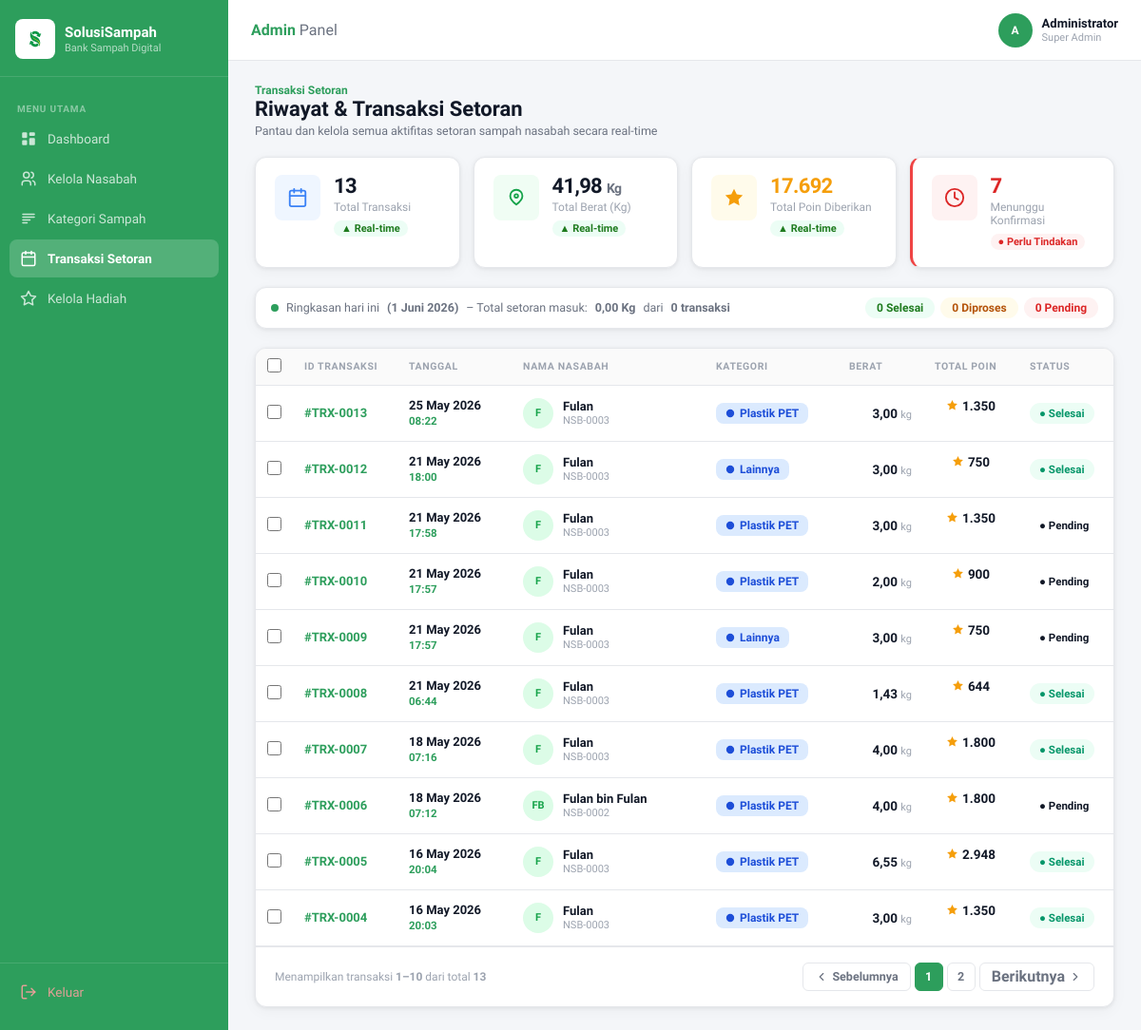
/admin/transaksi_setoran.php (signed in), run on the app's committed database.
### tables this page shows
CREATE TABLE `transaksi_setor` (
  `id_setor` int(11) NOT NULL,
  `id_admin` int(11) NOT NULL,
  `id_profile` int(11) NOT NULL,
  `id_kategori` int(11) NOT NULL,
  `berat` float NOT NULL,
  `poin` int(11) NOT NULL DEFAULT 0,
  `tgl_setor` datetime DEFAULT current_timestamp(),
  `status` enum('pending','claimed') DEFAULT 'pending',
  `catatan` varchar(255) DEFAULT NULL
);

CREATE TABLE `nasabah` (
  `id_nasabah` int(11) NOT NULL,
  `id_account` int(11) NOT NULL,
  `nama_lengkap` varchar(100) DEFAULT NULL,
  `alamat` text DEFAULT NULL,
  `no_telp` varchar(15) DEFAULT NULL,
  `total_poin` int(11) DEFAULT 0
);

CREATE TABLE `kategori_sampah` (
  `id_kategori` int(11) NOT NULL,
  `nama_sampah` varchar(50) NOT NULL,
  `poin_per_kg` int(11) NOT NULL,
  `deskripsi` text DEFAULT NULL
);

### admin/transaksi_setoran.php (the view, shortened to what this page needs)
<?php
$bulan = array(
    1 => 'Januari', 'Februari', 'Maret', 'April', 'Mei', 'Juni',
    'Juli', 'Agustus', 'September', 'Oktober', 'November', 'Desember'
);
$tanggal_hari_ini = date('j') . ' ' . $bulan[(int)date('m')] . ' ' . date('Y');
include '../includes/config.php';
$query_total = "SELECT COUNT(*) as total_transaksi, SUM(berat) as total_berat, SUM(poin) as total_poin FROM transaksi_setor";
$result_total = mysqli_query($conn, $query_total);
$row_total = mysqli_fetch_assoc($result_total);
$total_transaksi = $row_total['total_transaksi'] ?? 0;
$total_berat = $row_total['total_berat'] ?? 0;
$total_poin = $row_total['total_poin'] ?? 0;
$query_pending = "SELECT COUNT(*) as menunggu_konfirmasi FROM transaksi_setor WHERE status = 'pending'";
$result_pending = mysqli_query($conn, $query_pending);
$row_pending = mysqli_fetch_assoc($result_pending);
$menunggu_konfirmasi = $row_pending['menunggu_konfirmasi'] ?? 0;
$query_today = "SELECT COUNT(*) as jumlah_transaksi, SUM(berat) as berat_hari_ini FROM transaksi_setor WHERE DATE(tgl_setor) = CURDATE()";
$result_today = mysqli_query($conn, $query_today);
$row_today = mysqli_fetch_assoc($result_today);
$jumlah_transaksi = $row_today['jumlah_transaksi'] ?? 0;
$berat_hari_ini = $row_today['berat_hari_ini'] ?? 0;
$status_counts = ['selesai' => 0, 'diproses' => 0, 'pending' => 0];
$query_trx = "SELECT ts.*, n.nama_lengkap, n.id_nasabah, ks.nama_sampah, ks.poin_per_kg
              FROM transaksi_setor ts
              LEFT JOIN nasabah n ON ts.id_profile = n.id_nasabah
              LEFT JOIN kategori_sampah ks ON ts.id_kategori = ks.id_kategori
              ORDER BY ts.tgl_setor DESC";
$result = mysqli_query($conn, $query_trx);
?>
<!DOCTYPE html>
<html lang="id">
<head>
    <link rel="stylesheet" href="../css/dashboard_admin.css">
    <link rel="stylesheet" href="../css/transaksi_setoran.css">
</head>
<body>
<div class="app-wrapper">
    <?php $active_page = 'transaksi'; include '../includes/sidebar_admin.php'; ?>
    <div class="main-content">
        <?php include '../includes/header_admin.php'; ?>
        <div class="page-content">
            <div class="ts-title-row">
                <div>
                    <p class="page-breadcrumb-text">Transaksi Setoran</p>
                    <h1 class="page-title">Riwayat &amp; Transaksi Setoran</h1>
                    <p class="page-subtitle">Pantau dan kelola semua aktifitas setoran sampah nasabah secara real-time</p>
                </div>
            </div>
            <div class="ts-summary-row">
                <div class="ts-summary-card">
                    <div class="ts-summary-icon" style="background:#EFF6FF;color:#3B82F6;">
                        <svg width="22" height="22" viewBox="0 0 24 24" fill="none"><rect x="3" y="4" width="18" height="18" rx="2" stroke="currentColor" stroke-width="2"/><path d="M3 10h18M8 2v4M16 2v4" stroke="currentColor" stroke-width="2" stroke-linecap="round"/></svg>
                    </div>
                    <div class="ts-summary-body">
                        <p class="ts-summary-value"><?php echo number_format($total_transaksi, 0, ',', '.'); ?></p>
                        <p class="ts-summary-label">Total Transaksi</p>
                        <span class="ts-trend up">▲ Real-time</span>
                    </div>
                </div>
                <div class="ts-summary-card">
                    <div class="ts-summary-icon" style="background:#F0FDF4;color:#16A34A;">
                        <svg width="22" height="22" viewBox="0 0 24 24" fill="none"><path d="M12 3C8 3 5 6 5 10c0 3.5 2.5 6.5 7 10 4.5-3.5 7-6.5 7-10 0-4-3-7-7-7z" stroke="currentColor" stroke-width="2" stroke-linejoin="round"/><circle cx="12" cy="10" r="2" stroke="currentColor" stroke-width="2"/></svg>
                    </div>
                    <div class="ts-summary-body">
                        <p class="ts-summary-value"><?php echo number_format($total_berat, 2, ',', '.'); ?> <span class="ts-unit">Kg</span></p>
                        <p class="ts-summary-label">Total Berat (Kg)</p>
                        <span class="ts-trend up">▲ Real-time</span>
                    </div>
                </div>
                <div class="ts-summary-card">
                    <div class="ts-summary-icon" style="background:#FFFBEB;color:#F59E0B;">
                        <svg width="22" height="22" viewBox="0 0 24 24" fill="currentColor"><path d="M12 2l3.09 6.26L22 9.27l-5 4.87 1.18 6.88L12 17.77l-6.18 3.25L7 14.14 2 9.27l6.91-1.01L12 2z"/></svg>
                    </div>
                    <div class="ts-summary-body">
                        <p class="ts-summary-value ts-val-gold"><?php echo number_format($total_poin, 0, ',', '.'); ?></p>
                        <p class="ts-summary-label">Total Poin Diberikan</p>
                        <span class="ts-trend up">▲ Real-time</span>
                    </div>
                </div>
                <div class="ts-summary-card ts-summary-card-alert">
                    <div class="ts-summary-icon" style="background:#FEF2F2;color:#DC2626;">
                        <svg width="22" height="22" viewBox="0 0 24 24" fill="none"><circle cx="12" cy="12" r="10" stroke="currentColor" stroke-width="2"/><polyline points="12 6 12 12 16 14" stroke="currentColor" stroke-width="2" stroke-linecap="round" stroke-linejoin="round"/></svg>
                    </div>
                    <div class="ts-summary-body">
                        <p class="ts-summary-value ts-val-red"><?php echo $menunggu_konfirmasi; ?></p>
                        <p class="ts-summary-label">Menunggu Konfirmasi</p>
                        <span class="ts-alert-pill">● Perlu Tindakan</span>
                    </div>
                </div>
            </div>
            <div class="ts-info-strip">
                <div class="ts-info-left">
                    <span class="ts-info-dot"></span>
                    Ringkasan hari ini <strong>(<?php echo $tanggal_hari_ini; ?>)</strong> – Total setoran masuk:
                    <strong><?php echo number_format($berat_hari_ini, 2, ',', '.'); ?> Kg</strong> dari <strong><?php echo $jumlah_transaksi; ?> transaksi</strong>
                </div>
                <div class="ts-info-right">
                    <span class="ts-chip selesai"><?php echo $status_counts['selesai']; ?> Selesai</span>
                    <span class="ts-chip diproses"><?php echo $status_counts['diproses']; ?> Diproses</span>
                    <span class="ts-chip pending"><?php echo $status_counts['pending']; ?> Pending</span>
                </div>
            </div>
            <div class="ts-table-panel">
                <div class="table-wrapper">
                    <table class="data-table ts-table">
                        <thead>
                            <tr>
                                <th class="ts-th-cb">
                                    <input type="checkbox" class="ts-cb">
                                </th>
                                <th class="ts-th-id">ID TRANSAKSI</th>
                                <th class="ts-th-tgl">TANGGAL</th>
                                <th class="ts-th-nasabah">NAMA NASABAH</th>
                                <th class="ts-th-kat">KATEGORI</th>
                                <th class="ts-th-berat">BERAT</th>
                                <th class="ts-th-poin">TOTAL POIN</th>
                                <th class="ts-th-status">STATUS</th>
                            </tr>
                        </thead>
                        <tbody>
                            <?php if(mysqli_num_rows($result) > 0): ?>
                                <?php while ($row = mysqli_fetch_assoc($result)):
                                    $poin = $row['poin'] > 0 ? $row['poin'] : ($row['berat'] * ($row['poin_per_kg'] ?? 0));
                                    $nama_parts = explode(' ', trim($row['nama_lengkap'] ?? 'Nasabah'));
                                    $initials = strtoupper(substr($nama_parts[0], 0, 1));
                                    if (count($nama_parts) > 1) {
                                        $initials .= strtoupper(substr($nama_parts[1], 0, 1));
                                    }
                                    $status_class = strtolower($row['status']) == 'claimed' ? 'selesai' : 'pending';
                                    $status_text = strtolower($row['status']) == 'claimed' ? 'Selesai' : 'Pending';
                                    $kategori_class = strtolower(explode(' ', $row['nama_sampah'] ?? '')[0]);
                                    if (!in_array($kategori_class, ['plastik', 'kertas', 'logam', 'kaca'])) {
                                        $kategori_class = 'plastik';
                                    }
                                    $tgl = strtotime($row['tgl_setor']);
                                    $tgl_date = date('j M Y', $tgl);
                                    $tgl_time = date('H:i', $tgl);
                                ?>
                                <tr data-id="#TRX-<?php echo str_pad($row['id_setor'], 4, '0', STR_PAD_LEFT); ?>"
                                    data-date="<?php echo date('Y-m-d H:i:s', $tgl); ?>"
                                    data-nasabah="<?php echo htmlspecialchars($row['nama_lengkap'] ?? ''); ?>"
                                    data-kategori="<?php echo htmlspecialchars($row['nama_sampah'] ?? ''); ?>"
                                    data-berat="<?php echo $row['berat']; ?>"
                                    data-poin="<?php echo $poin; ?>"
                                    data-status="<?php echo $status_text; ?>">
                                    <td class="ts-td-cb"><input type="checkbox" class="ts-cb"></td>
                                    <td class="ts-td-id">#TRX-<?php echo str_pad($row['id_setor'], 4, '0', STR_PAD_LEFT); ?></td>
                                    <td class="ts-td-tgl">
                                        <p class="ts-tgl-date"><?php echo $tgl_date; ?></p>
                                        <p class="ts-tgl-time"><?php echo $tgl_time; ?></p>
                                    </td>
                                    <td>
                                        <div class="nasabah-cell">
                                            <div class="nasabah-avatar" style="background:#DCFCE7;color:#16A34A;"><?php echo $initials; ?></div>
                                            <div class="nasabah-info">
                                                <span class="nasabah-name"><?php echo htmlspecialchars($row['nama_lengkap'] ?? 'Nasabah'); ?></span>
                                                <span class="nasabah-id">NSB-<?php echo str_pad($row['id_nasabah'] ?? 0, 4, '0', STR_PAD_LEFT); ?></span>
                                            </div>
                                        </div>
                                    </td>
                                    <td><span class="ts-kat-badge <?php echo $kategori_class; ?>">
                                        <svg width="10" height="10" viewBox="0 0 24 24" fill="currentColor"><circle cx="12" cy="12" r="10"/></svg>
                                        <?php echo htmlspecialchars($row['nama_sampah'] ?? 'Lainnya'); ?>
                                    </span></td>
                                    <td class="ts-td-berat"><?php echo number_format($row['berat'], 2, ',', '.'); ?> <span class="ts-unit-small">kg</span></td>
                                    <td class="ts-td-poin">
                                        <svg width="13" height="13" viewBox="0 0 24 24" fill="#F59E0B"><path d="M12 2l3.09 6.26L22 9.27l-5 4.87 1.18 6.88L12 17.77l-6.18 3.25L7 14.14 2 9.27l6.91-1.01L12 2z"/></svg>
                                        <?php echo number_format($poin, 0, ',', '.'); ?>
                                    </td>
                                    <td><span class="status-badge <?php echo $status_class; ?>">● <?php echo $status_text; ?></span></td>
                                </tr>
                                <?php endwhile; ?>
                            <?php endif; ?>
                        </tbody>
                    </table>
                </div>
                <div class="table-footer" style="margin: 0; padding: 16px 20px; border-top: 1px solid var(--border-color);">
                    <span class="table-info"></span>
                    <div class="pagination"></div>
                </div>
            </div>
        </div>
    </div>
</div>
</body>
</html>

### css/dashboard_admin.css (style rules this page uses)
:root { --green-primary: #2d9e5c; --green-dark: #1E7B1E; --green-light: #E8F5E8; --green-sidebar: #1A7A1A; --blue-light: #EFF6FF; --blue-accent: #3B82F6; --yellow-light: #FFFBEB; --yellow-accent: #F59E0B; --white: #FFFFFF; --bg-main: #F4F6F9; --border-color: #E5E7EB; --text-primary: #111827; --text-secondary: #6B7280; --text-muted: #9CA3AF; --sidebar-width: 240px; --header-height: 64px; --radius-sm: 8px; --radius-md: 12px; --radius-lg: 16px; --shadow-card: 0 1px 4px rgba(0,0,0,0.07), 0 4px 16px rgba(0,0,0,0.04); }
*, *::before, *::after { box-sizing: border-box; margin: 0; padding: 0; }
html, body { height: 100%; }
body { font-family: 'Plus Jakarta Sans', sans-serif; font-size: 14px; color: var(--text-primary); background-color: var(--bg-main); -webkit-font-smoothing: antialiased; }
button, input, select { font-family: inherit; font-size: inherit; }
.app-wrapper { display: flex; height: 100vh; overflow: hidden; }
.main-content { flex: 1; display: flex; flex-direction: column; height: 100%; overflow: hidden; min-width: 0; min-height: 0; }
.page-content { flex: 1; overflow-y: auto; padding: 24px 28px; height: 100%; display: flex; flex-direction: column; gap: 20px; min-height: 0; }
.page-content > * { flex-shrink: 0; }
.page-breadcrumb-text { font-size: 12px; color: var(--green-primary); font-weight: 600; }
.page-title { font-size: 22px; font-weight: 800; color: var(--text-primary); line-height: 1.2; }
.page-subtitle { font-size: 12.5px; color: var(--text-secondary); margin-top: 2px; }
.table-wrapper { overflow-x: auto; }
.data-table { width: 100%; border-collapse: collapse; }
.data-table thead th { font-size: 10.5px; font-weight: 700; color: var(--text-muted); letter-spacing: 0.06em; padding: 0 10px 10px; text-align: left; white-space: nowrap; border-bottom: 1px solid var(--border-color); }
.data-table tbody tr { border-bottom: 1px solid var(--border-color); transition: background-color 0.15s; }
.data-table tbody td { padding: 13px 10px; vertical-align: middle; }
.nasabah-cell { display: flex; align-items: center; gap: 10px; }
.nasabah-avatar { width: 32px; height: 32px; border-radius: 50%; display: flex; align-items: center; justify-content: center; font-size: 11px; font-weight: 800; flex-shrink: 0; }
.nasabah-info { display: flex; flex-direction: column; gap: 1px; }
.nasabah-name { font-size: 13px; font-weight: 600; color: var(--text-primary); line-height: 1.2; white-space: nowrap; }
.nasabah-id { font-size: 11px; color: var(--text-muted); }
.status-badge { display: inline-block; padding: 4px 10px; border-radius: 20px; font-size: 11.5px; font-weight: 700; white-space: nowrap; }
.status-badge.selesai { background-color: #ECFDF5; color: #059669; }
.table-footer { display: flex; align-items: center; justify-content: space-between; margin-top: 16px; padding-top: 14px; border-top: 1px solid var(--border-color); }
.table-info { font-size: 12px; color: var(--text-muted); }
.pagination { display: flex; align-items: center; gap: 4px; }

### data on the page
transaksi_setor: id_setor "0013", tgl_setor "25 May 2026", tgl_setor "08:22", nasabah.nama_lengkap "F", nasabah.nama_lengkap "Fulan", nasabah.id_nasabah "0003", id_kategori.nama_sampah "Plastik PET", berat "3,00", poin "1.350", status "Selesai"
transaksi_setor: id_setor "0012", tgl_setor "21 May 2026", tgl_setor "18:00", nasabah.nama_lengkap "F", nasabah.nama_lengkap "Fulan", nasabah.id_nasabah "0003", nama_sampah "Lainnya", berat "3,00", poin "750", status "Selesai"
transaksi_setor: id_setor "0011", tgl_setor "21 May 2026", tgl_setor "17:58", nasabah.nama_lengkap "F", nasabah.nama_lengkap "Fulan", nasabah.id_nasabah "0003", id_kategori.nama_sampah "Plastik PET", berat "3,00", poin "1.350", status "Pending"
transaksi_setor: id_setor "0010", tgl_setor "21 May 2026", tgl_setor "17:57", nasabah.nama_lengkap "F", nasabah.nama_lengkap "Fulan", nasabah.id_nasabah "0003", id_kategori.nama_sampah "Plastik PET", berat "2,00", poin "900", status "Pending"
transaksi_setor: id_setor "0009", tgl_setor "21 May 2026", tgl_setor "17:57", nasabah.nama_lengkap "F", nasabah.nama_lengkap "Fulan", nasabah.id_nasabah "0003", nama_sampah "Lainnya", berat "3,00", poin "750", status "Pending"
transaksi_setor: id_setor "0008", tgl_setor "21 May 2026", tgl_setor "06:44", nasabah.nama_lengkap "F", nasabah.nama_lengkap "Fulan", nasabah.id_nasabah "0003", id_kategori.nama_sampah "Plastik PET", berat "1,43", poin "644", status "Selesai"
transaksi_setor: id_setor "0007", tgl_setor "18 May 2026", tgl_setor "07:16", nasabah.nama_lengkap "F", nasabah.nama_lengkap "Fulan", nasabah.id_nasabah "0003", id_kategori.nama_sampah "Plastik PET", berat "4,00", poin "1.800", status "Selesai"
transaksi_setor: id_setor "0006", tgl_setor "18 May 2026", tgl_setor "07:12", nasabah.nama_lengkap "FB", nasabah.nama_lengkap "Fulan bin Fulan", nasabah.id_nasabah "0002", id_kategori.nama_sampah "Plastik PET", berat "4,00", poin "1.800", status "Pending"
transaksi_setor: id_setor "0005", tgl_setor "16 May 2026", tgl_setor "20:04", nasabah.nama_lengkap "F", nasabah.nama_lengkap "Fulan", nasabah.id_nasabah "0003", id_kategori.nama_sampah "Plastik PET", berat "6,55", poin "2.948", status "Selesai"
transaksi_setor: id_setor "0004", tgl_setor "16 May 2026", tgl_setor "20:03", nasabah.nama_lengkap "F", nasabah.nama_lengkap "Fulan", nasabah.id_nasabah "0003", id_kategori.nama_sampah "Plastik PET", berat "3,00", poin "1.350", status "Selesai"

### other printed values
$inisial "A"
$nama_admin "Administrator"
$total_transaksi "13"
$total_berat "41,98"
$total_poin "17.692"
$menunggu_konfirmasi "7"
$berat_hari_ini "0,00"
$jumlah_transaksi "0"
$status_counts['selesai'] "0"
$status_counts['diproses'] "0"
$status_counts['pending'] "0"
